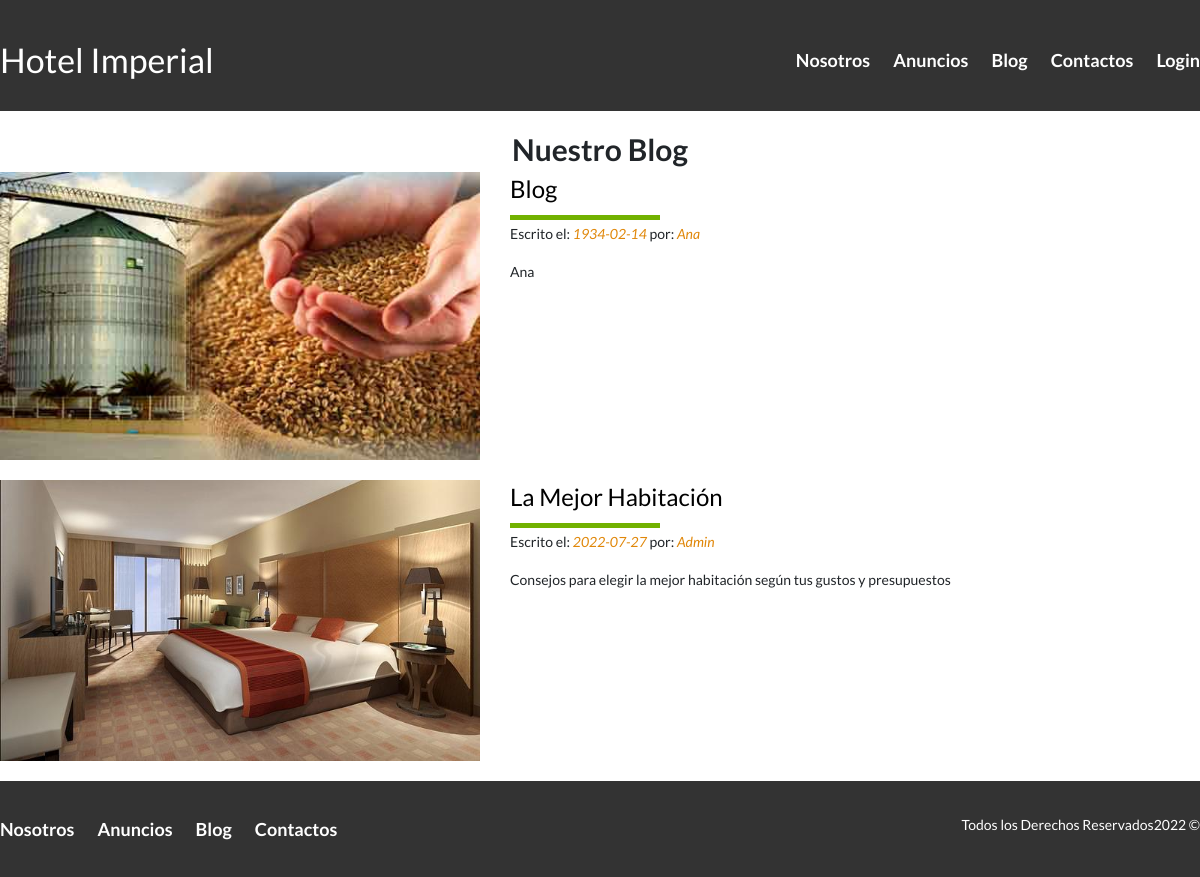
Before: /blog/ with the older database file.
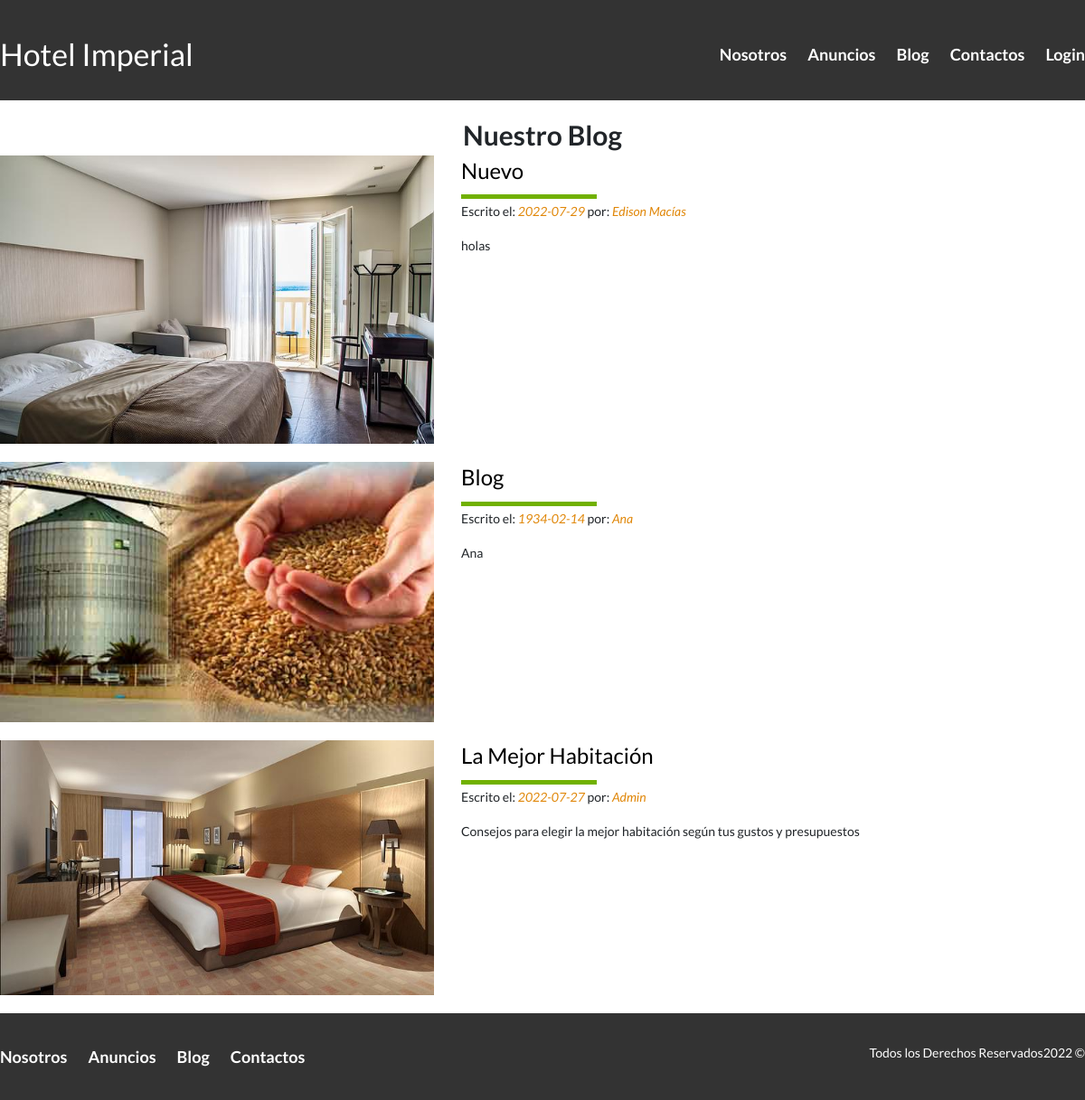
After: the same page with the newer database file.
### Hotel/models.py (models this page shows, shortened)
class Blog (models.Model):
    title = models.CharField(max_length=100, verbose_name="Titulo")
    date = models.DateField(verbose_name="Fecha")
    author = models.CharField(max_length=100, verbose_name="Autor")
    image = models.ImageField(verbose_name="Imagen", upload_to="blog")
    description = models.TextField(verbose_name="Descripcion")
    created = models.DateTimeField(auto_now_add=True, verbose_name="Fecha de Creacion")
    updated = models.DateTimeField(auto_now=True, verbose_name="Fecha de Modificacion")
    class Meta:
        verbose_name = 'Blog'
        verbose_name_plural = 'Blog'
        ordering = ["-created"]

### Hotel/views.py (the view)
# urls.py: path('blog/', blog.as_view(), name="blog"),
class blog(TemplateView):
    template_name = 'hotel/Blog.html'
    def get(selt, request):
        blog = Blog.objects.all()
        return render(request, selt.template_name, {'blog': blog})

### Hotel/templates/hotel/Blog.html (shortened to what this page needs)
{% extends 'core/base.html' %}
{% block header %}site-header{% endblock %}
{% block content %}
    <div class="contenedor section contenido-centrar">
        <section class="blog">
            <h3 class="centrar-texto fw-600">Nuestro Blog</h3>
            {% for blog in blog %}
                <article class="entrada-blog">
                    <div class="imagen">
                        <img src="{{blog.image.url}}" alt="Blog">
                    </div>
                    <div class="texto-entrada">
                        <a  href="{% url 'blogentrada' blog.title %}" onclick="getEmpId(this)" data-employee-id="{{forloop.counter}}">
                            <h4>{{blog.title}}</h4>
                        </a>
                        <p>Escrito el: <em>{{blog.date| date:'Y-m-d'}}</em> por: <em>{{blog.author}}</em></p>
                        <p>{{blog.description}}</p>
                    </div>
                </article>
            {% endfor %}
        </section>
    </div>
{% endblock %}

### core/templates/core/base.html (shortened to what this page needs)
<!DOCTYPE html>
<html lang="en">
    <head>
        {% load static %}
        <link href="https://cdn.jsdelivr.net/npm/bootstrap@5.2.0/dist/css/bootstrap.min.css" rel="stylesheet">
        <link rel="stylesheet" href="https://cdn.datatables.net/1.10.20/css/jquery.dataTables.min.css">
        <link rel="stylesheet" href="{% static 'core/Css/Estilos.css' %}">
        <link rel="stylesheet" href="{% static 'core/Css/Normalize.css' %}">
    </head>
    <body>
        <header class="{% block header %}{% endblock %}">
            <div class="contenedor contenido-header">
                <div class="barra">
                    <a href="{% url 'home' %}" >
                        <div class="barra1">
                            <h2>Hotel Imperial </h2>
                        </div>
                    </a>
                    <nav class="navegacion">
                        <a href="{% url 'nosotros' %}">Nosotros</a>
                        <a href="{% url 'anuncios' %}">Anuncios</a>
                        <a href="{% url 'blog' %}">Blog</a>
                        <a href="{% url 'contacto' %}">Contactos</a>
                        {% if user.is_authenticated %}
                            {% if user.is_superuser %}
                            <a href="{% url 'reservacion' %}">Reservaciones</a>
                            {% endif %}
                            <a href="{% url 'misreservacion' '1' %}">Mis Reservaciones</a>
                            <a href="{% url 'cerrar_sesion' %}">Cerrar Sesion</a>
                        {% else %}
                            <a href="{% url 'login' %}">Login</a>
                        {% endif %}
                    </nav>
                </div>
            </div>
        </header>
        {% block content %}{% endblock content %}
        <footer class="site-footer section">
            <div class="contenedor contenedor-footer">
                <nav class="navegacion">
                    <a href="{% url 'nosotros' %}">Nosotros</a>
                    <a href="{% url 'anuncios' %}">Anuncios</a>
                    <a href="{% url 'blog' %}">Blog</a>
                    <a href="{% url 'contacto' %}">Contactos</a>
                </nav>
                <p class="copyringt">Todos los Derechos Reservados2022 &copy</p>
            </div>
        </footer>
    </body>
</html>

### core/static/core/Css/Estilos.css (style rules this page uses)
html { box-sizing: border-box; font-size: 62.5%; }
*, *:before, *:after { box-sizing: inherit; }
body { font-family: 'Lato', sans-serif; font-size: 1.6rem; line-height: 2; }
img { max-width: 100%; }
.contenedor { max-width: 120rem; margin: 0 auto; }
h2 { font-size: 3.4rem; }
h3 { font-size: 3rem; }
h4 { font-size: 2.4rem; }
p { font-size: 1.4rem; }
.section { margin-top: 2rem; margin-bottom: 2rem; }
.fw-600 { font-weight: 600; }
.centrar-texto { text-align: center; }
.site-header { background-color: #333333; padding: 1rem 0 3rem 0; }
.contenido-header { height: 100%; display: flex; flex-direction: column; justify-content: space-between; }
.barra { display: flex; justify-content: space-between; align-items: center; padding-top: 3rem; }
.barra a { text-decoration: none; color: white; }
.barra1 h2 { margin: 0; }
.navegacion a { color: white; font-weight: 700; text-decoration: none; font-size: 1.8rem; margin-right: 2rem; }
.navegacion a:last-of-type { margin: 0; }
.entrada-blog { display: flex; justify-content: space-between; margin-bottom: 2rem; }
.entrada-blog:last-of-type { margin: 0; }
.entrada-blog .imagen { flex-basis: 40%; }
.entrada-blog .texto-entrada { flex-basis: calc(60% - 3rem); }
.texto-entrada a { color: black; text-decoration: none; }
.texto-entrada h4 { margin: 0; line-height: 1.4; }
.texto-entrada h4::after { content: ''; display: block; width: 15rem; height: 0.5rem; background-color: #71B100; margin-top: 1rem; }
.texto-entrada em { color: #E08709; }
.site-footer { background-color: #333333; margin: 2rem 0 0 0; }
.contenedor-footer { padding: 3rem 0; display: flex; justify-content: space-between; }
.copyringt { margin: 0; color: white; }

Changed rows visible on the page:
added Blog: image (picture), title "Nuevo", date "2022-07-29", author "Edison Macías", description "holas"
